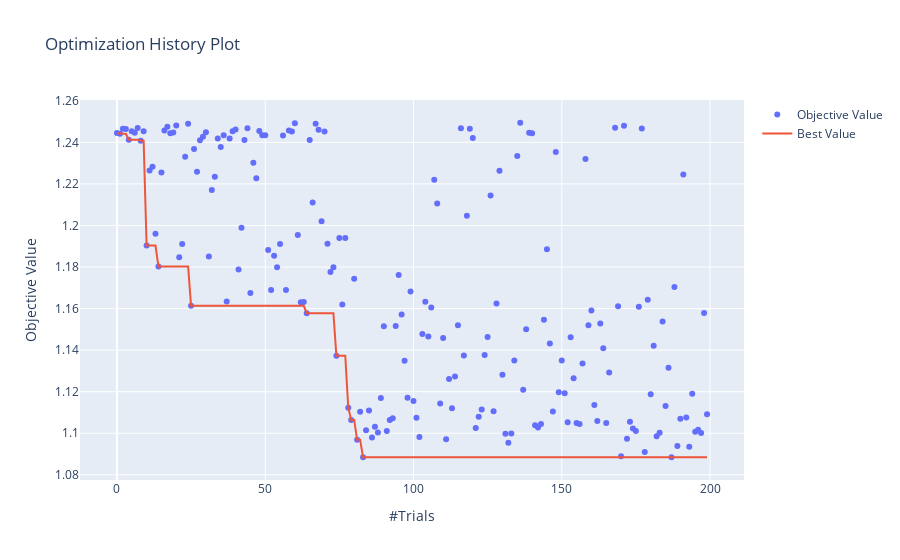
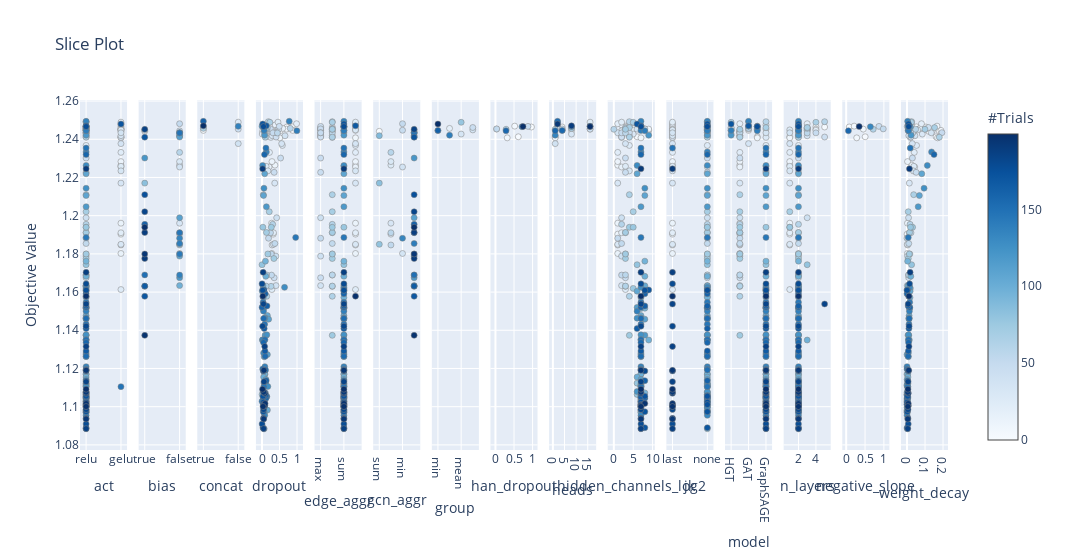
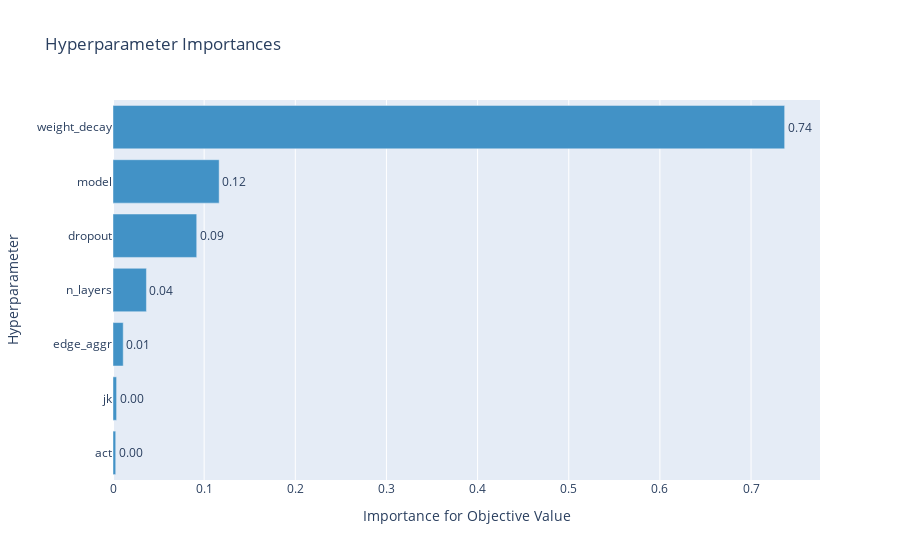
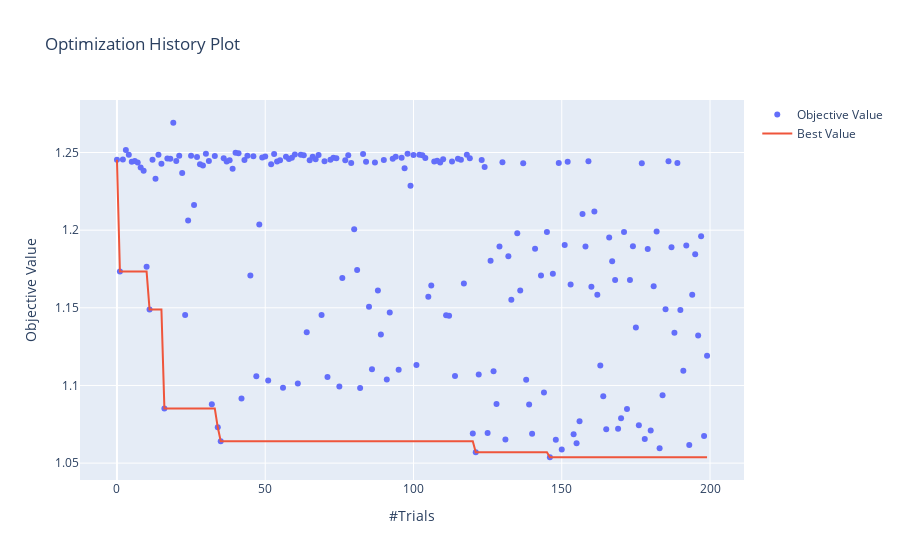

The cell these charts' notebook holds for them, in order:
### Code cell
for study in (
    optuna.load_study(study_name=study_name, storage="sqlite:///data/optuna.db")
    for study_name in study_names
):
    print(study.study_name)
    # Plot the results.
    mean_top_10_loss = study.trials_dataframe()["value"].sort_values().head(10).mean()
    print("Mean of top 10 best loss:", mean_top_10_loss)
    optuna.visualization.plot_optimization_history(study).show()
    # optuna.visualization.plot_contour(study).show()
    optuna.visualization.plot_slice(study).show()
    optuna.visualization.plot_param_importances(study).show()
    print()
    print()

### Figure 1 — Plotly figure (JSON) as saved in the notebook; plotly's stock layout.template omitted (floating-point values rounded to 4 significant figures; data arrays with more than 128 entries replaced by an {"elided": "..."} marker saying what was removed)
{"data": [{"mode": "markers", "name": "Objective Value", "type": "scatter", "x": {"elided": "199 int values"}, "y": {"elided": "199 float values"}}, {"name": "Best Value", "type": "scatter", "x": {"elided": "199 int values"}, "y": {"elided": "199 float values"}}], "layout": {"title": {"text": "Optimization History Plot"}, "xaxis": {"title": {"text": "#Trials"}}, "yaxis": {"title": {"text": "Objective Value"}}}}

### Figure 2 — Plotly figure (JSON) as saved in the notebook; plotly's stock layout.template omitted (floating-point values rounded to 4 significant figures; data arrays with more than 128 entries replaced by an {"elided": "..."} marker saying what was removed)
{"data": [{"marker": {"color": {"elided": "199 int values"}, "colorbar": {"title": {"text": "#Trials"}, "x": 1, "xpad": 40}, "colorscale": [[0, "rgb(247,251,255)"], [0.125, "rgb(222,235,247)"], [0.25, "rgb(198,219,239)"], [0.375, "rgb(158,202,225)"], [0.5, "rgb(107,174,214)"], [0.625, "rgb(66,146,198)"], [0.75, "rgb(33,113,181)"], [0.875, "rgb(8,81,156)"], [1, "rgb(8,48,107)"]], "line": {"color": "Grey", "width": 0.5}, "showscale": true}, "mode": "markers", "showlegend": false, "type": "scatter", "x": {"elided": "199 str values"}, "xaxis": "x", "y": {"elided": "199 float values"}, "yaxis": "y"}, {"marker": {"color": [1, 10, 11, 12, 13, 14, 15, 18, 19, 20, 21, 22, 23, 31, 32, 34, 37, 38, 41, 42, 43, 45, 46, 49, 50, 51, 52, 53, 54, 55, 56, 57, 61, 62, 63, 64, 65, 66, 69, 70, 71, 72, 73, 74, 75], "colorbar": {"title": {"text": "#Trials"}, "x": 1, "xpad": 40}, "colorscale": [[0, "rgb(247,251,255)"], [0.125, "rgb(222,235,247)"], [0.25, "rgb(198,219,239)"], [0.375, "rgb(158,202,225)"], [0.5, "rgb(107,174,214)"], [0.625, "rgb(66,146,198)"], [0.75, "rgb(33,113,181)"], [0.875, "rgb(8,81,156)"], [1, "rgb(8,48,107)"]], "line": {"color": "Grey", "width": 0.5}, "showscale": false}, "mode": "markers", "showlegend": false, "type": "scatter", "x": [true, false, false, false, false, false, false, false, true, false, false, false, false, false, true, false, false, false, false, false, false, false, true, false, false, false, false, false, false, false, false, true, true, true, true, true, true, true, true, true, true, true, true, true, true], "xaxis": "x2", "y": [1.244, 1.19, 1.226, 1.228, 1.196, 1.18, 1.225, 1.244, 1.245, 1.248, 1.185, 1.191, 1.233, 1.185, 1.217, 1.242, 1.163, 1.242, 1.179, 1.199, 1.241, 1.167, 1.23, 1.243, 1.243, 1.188, 1.169, 1.185, 1.18, 1.191, 1.243, 1.169, 1.195, 1.163, 1.163, 1.158, 1.241, 1.211, 1.202, 1.245, 1.191, 1.178, 1.18, 1.137, 1.194], "yaxis": "y2"}, {"marker": {"color": [2, 6, 24, 35, 39, 58, 116, 136, 168], "colorbar": {"title": {"text": "#Trials"}, "x": 1, "xpad": 40}, "colorscale": [[0, "rgb(247,251,255)"], [0.125, "rgb(222,235,247)"], [0.25, "rgb(198,219,239)"], [0.375, "rgb(158,202,225)"], [0.5, "rgb(107,174,214)"], [0.625, "rgb(66,146,198)"], [0.75, "rgb(33,113,181)"], [0.875, "rgb(8,81,156)"], [1, "rgb(8,48,107)"]], "line": {"color": "Grey", "width": 0.5}, "showscale": false}, "mode": "markers", "showlegend": false, "type": "scatter", "x": [true, true, false, false, false, true, false, true, true], "xaxis": "x3", "y": [1.246, 1.245, 1.249, 1.238, 1.245, 1.246, 1.247, 1.249, 1.247], "yaxis": "y3"}, {"marker": {"color": {"elided": "199 int values"}, "colorbar": {"title": {"text": "#Trials"}, "x": 1, "xpad": 40}, "colorscale": [[0, "rgb(247,251,255)"], [0.125, "rgb(222,235,247)"], [0.25, "rgb(198,219,239)"], [0.375, "rgb(158,202,225)"], [0.5, "rgb(107,174,214)"], [0.625, "rgb(66,146,198)"], [0.75, "rgb(33,113,181)"], [0.875, "rgb(8,81,156)"], [1, "rgb(8,48,107)"]], "line": {"color": "Grey", "width": 0.5}, "showscale": false}, "mode": "markers", "showlegend": false, "type": "scatter", "x": {"elided": "199 float values"}, "xaxis": "x4", "y": {"elided": "199 float values"}, "yaxis": "y4"}, {"marker": {"color": {"elided": "199 int values"}, "colorbar": {"title": {"text": "#Trials"}, "x": 1, "xpad": 40}, "colorscale": [[0, "rgb(247,251,255)"], [0.125, "rgb(222,235,247)"], [0.25, "rgb(198,219,239)"], [0.375, "rgb(158,202,225)"], [0.5, "rgb(107,174,214)"], [0.625, "rgb(66,146,198)"], [0.75, "rgb(33,113,181)"], [0.875, "rgb(8,81,156)"], [1, "rgb(8,48,107)"]], "line": {"color": "Grey", "width": 0.5}, "showscale": false}, "mode": "markers", "showlegend": false, "type": "scatter", "x": {"elided": "199 str values"}, "xaxis": "x5", "y": {"elided": "199 float values"}, "yaxis": "y5"}, {"marker": {"color": [1, 10, 11, 12, 13, 14, 15, 18, 19, 20, 21, 22, 23, 31, 32, 34, 37, 38, 41, 42, 43, 45, 46, 49, 50, 51, 52, 53, 54, 55, 56, 57, 61, 62, 63, 64, 65, 66, 69, 70, 71, 72, 73, 74, 75], "colorbar": {"title": {"text": "#Trials"}, "x": 1, "xpad": 40}, "colorscale": [[0, "rgb(247,251,255)"], [0.125, "rgb(222,235,247)"], [0.25, "rgb(198,219,239)"], [0.375, "rgb(158,202,225)"], [0.5, "rgb(107,174,214)"], [0.625, "rgb(66,146,198)"], [0.75, "rgb(33,113,181)"], [0.875, "rgb(8,81,156)"], [1, "rgb(8,48,107)"]], "line": {"color": "Grey", "width": 0.5}, "showscale": false}, "mode": "markers", "showlegend": false, "type": "scatter", "x": ["sum", "max", "max", "max", "max", "min", "min", "mean", "min", "min", "max", "max", "max", "sum", "sum", "sum", "mean", "mean", "mean", "mean", "mean", "mean", "mean", "mean", "mean", "min", "mean", "mean", "mean", "mean", "mean", "mean", "mean", "mean", "mean", "mean", "mean", "mean", "mean", "mean", "mean", "mean", "mean", "mean", "mean"], "xaxis": "x6", "y": [1.244, 1.19, 1.226, 1.228, 1.196, 1.18, 1.225, 1.244, 1.245, 1.248, 1.185, 1.191, 1.233, 1.185, 1.217, 1.242, 1.163, 1.242, 1.179, 1.199, 1.241, 1.167, 1.23, 1.243, 1.243, 1.188, 1.169, 1.185, 1.18, 1.191, 1.243, 1.169, 1.195, 1.163, 1.163, 1.158, 1.241, 1.211, 1.202, 1.245, 1.191, 1.178, 1.18, 1.137, 1.194], "yaxis": "y6"}, {"marker": {"color": [0, 16, 29, 30, 40, 67, 120, 139, 171], "colorbar": {"title": {"text": "#Trials"}, "x": 1, "xpad": 40}, "colorscale": [[0, "rgb(247,251,255)"], [0.125, "rgb(222,235,247)"], [0.25, "rgb(198,219,239)"], [0.375, "rgb(158,202,225)"], [0.5, "rgb(107,174,214)"], [0.625, "rgb(66,146,198)"], [0.75, "rgb(33,113,181)"], [0.875, "rgb(8,81,156)"], [1, "rgb(8,48,107)"]], "line": {"color": "Grey", "width": 0.5}, "showscale": false}, "mode": "markers", "showlegend": false, "type": "scatter", "x": ["min", "sum", "mean", "max", "max", "mean", "sum", "min", "min"], "xaxis": "x7", "y": [1.244, 1.246, 1.243, 1.245, 1.246, 1.249, 1.242, 1.245, 1.248], "yaxis": "y7"}, {"marker": {"color": [3, 4, 7, 8, 9, 44, 48, 59, 119, 140, 177], "colorbar": {"title": {"text": "#Trials"}, "x": 1, "xpad": 40}, "colorscale": [[0, "rgb(247,251,255)"], [0.125, "rgb(222,235,247)"], [0.25, "rgb(198,219,239)"], [0.375, "rgb(158,202,225)"], [0.5, "rgb(107,174,214)"], [0.625, "rgb(66,146,198)"], [0.75, "rgb(33,113,181)"], [0.875, "rgb(8,81,156)"], [1, "rgb(8,48,107)"]], "line": {"color": "Grey", "width": 0.5}, "showscale": false}, "mode": "markers", "showlegend": false, "type": "scatter", "x": [0.9684, 0.6149, 0.5181, 0.317, 0.03024, 0.8757, 0.03226, 0.2867, 0.7135, 0.2843, 0.7413], "xaxis": "x8", "y": [1.246, 1.241, 1.247, 1.241, 1.245, 1.247, 1.245, 1.245, 1.247, 1.244, 1.247], "yaxis": "y8"}, {"marker": {"color": [0, 2, 3, 4, 6, 7, 8, 9, 16, 24, 29, 30, 35, 39, 40, 44, 48, 58, 59, 67, 116, 119, 120, 136, 139, 140, 168, 171, 177], "colorbar": {"title": {"text": "#Trials"}, "x": 1, "xpad": 40}, "colorscale": [[0, "rgb(247,251,255)"], [0.125, "rgb(222,235,247)"], [0.25, "rgb(198,219,239)"], [0.375, "rgb(158,202,225)"], [0.5, "rgb(107,174,214)"], [0.625, "rgb(66,146,198)"], [0.75, "rgb(33,113,181)"], [0.875, "rgb(8,81,156)"], [1, "rgb(8,48,107)"]], "line": {"color": "Grey", "width": 0.5}, "showscale": false}, "mode": "markers", "showlegend": false, "type": "scatter", "x": [8, 2, 4, 1, 4, 2, 1, 16, 8, 16, 8, 4, 1, 16, 2, 16, 4, 8, 1, 2, 16, 8, 1, 2, 4, 1, 8, 2, 16], "xaxis": "x9", "y": [1.244, 1.246, 1.246, 1.241, 1.245, 1.247, 1.241, 1.245, 1.246, 1.249, 1.243, 1.245, 1.238, 1.245, 1.246, 1.247, 1.245, 1.246, 1.245, 1.249, 1.247, 1.247, 1.242, 1.249, 1.245, 1.244, 1.247, 1.248, 1.247], "yaxis": "y9"}, {"marker": {"color": {"elided": "199 int values"}, "colorbar": {"title": {"text": "#Trials"}, "x": 1, "xpad": 40}, "colorscale": [[0, "rgb(247,251,255)"], [0.125, "rgb(222,235,247)"], [0.25, "rgb(198,219,239)"], [0.375, "rgb(158,202,225)"], [0.5, "rgb(107,174,214)"], [0.625, "rgb(66,146,198)"], [0.75, "rgb(33,113,181)"], [0.875, "rgb(8,81,156)"], [1, "rgb(8,48,107)"]], "line": {"color": "Grey", "width": 0.5}, "showscale": false}, "mode": "markers", "showlegend": false, "type": "scatter", "x": {"elided": "199 int values"}, "xaxis": "x10", "y": {"elided": "199 float values"}, "yaxis": "y10"}, {"marker": {"color": {"elided": "199 int values"}, "colorbar": {"title": {"text": "#Trials"}, "x": 1, "xpad": 40}, "colorscale": [[0, "rgb(247,251,255)"], [0.125, "rgb(222,235,247)"], [0.25, "rgb(198,219,239)"], [0.375, "rgb(158,202,225)"], [0.5, "rgb(107,174,214)"], [0.625, "rgb(66,146,198)"], [0.75, "rgb(33,113,181)"], [0.875, "rgb(8,81,156)"], [1, "rgb(8,48,107)"]], "line": {"color": "Grey", "width": 0.5}, "showscale": false}, "mode": "markers", "showlegend": false, "type": "scatter", "x": {"elided": "199 str values"}, "xaxis": "x11", "y": {"elided": "199 float values"}, "yaxis": "y11"}, {"marker": {"color": {"elided": "199 int values"}, "colorbar": {"title": {"text": "#Trials"}, "x": 1, "xpad": 40}, "colorscale": [[0, "rgb(247,251,255)"], [0.125, "rgb(222,235,247)"], [0.25, "rgb(198,219,239)"], [0.375, "rgb(158,202,225)"], [0.5, "rgb(107,174,214)"], [0.625, "rgb(66,146,198)"], [0.75, "rgb(33,113,181)"], [0.875, "rgb(8,81,156)"], [1, "rgb(8,48,107)"]], "line": {"color": "Grey", "width": 0.5}, "showscale": false}, "mode": "markers", "showlegend": false, "type": "scatter", "x": {"elided": "199 str values"}, "xaxis": "x12", "y": {"elided": "199 float values"}, "yaxis": "y12"}, {"marker": {"color": {"elided": "199 int values"}, "colorbar": {"title": {"text": "#Trials"}, "x": 1, "xpad": 40}, "colorscale": [[0, "rgb(247,251,255)"], [0.125, "rgb(222,235,247)"], [0.25, "rgb(198,219,239)"], [0.375, "rgb(158,202,225)"], [0.5, "rgb(107,174,214)"], [0.625, "rgb(66,146,198)"], [0.75, "rgb(33,113,181)"], [0.875, "rgb(8,81,156)"], [1, "rgb(8,48,107)"]], "line": {"color": "Grey", "width": 0.5}, "showscale": false}, "mode": "markers", "showlegend": false, "type": "scatter", "x": {"elided": "199 int values"}, "xaxis": "x13", "y": {"elided": "199 float values"}, "yaxis": "y13"}, {"marker": {"color": [3, 4, 7, 8, 9, 44, 48, 59, 119, 140, 177], "colorbar": {"title": {"text": "#Trials"}, "x": 1, "xpad": 40}, "colorscale": [[0, "rgb(247,251,255)"], [0.125, "rgb(222,235,247)"], [0.25, "rgb(198,219,239)"], [0.375, "rgb(158,202,225)"], [0.5, "rgb(107,174,214)"], [0.625, "rgb(66,146,198)"], [0.75, "rgb(33,113,181)"], [0.875, "rgb(8,81,156)"], [1, "rgb(8,48,107)"]], "line": {"color": "Grey", "width": 0.5}, "showscale": false}, "mode": "markers", "showlegend": false, "type": "scatter", "x": [0.08015, 0.5031, 0.2112, 0.2786, 0.4533, 0.8692, 0.983, 0.7155, 0.6412, 0.05841, 0.3447], "xaxis": "x14", "y": [1.246, 1.241, 1.247, 1.241, 1.245, 1.247, 1.245, 1.245, 1.247, 1.244, 1.247], "yaxis": "y14"}, {"marker": {"color": {"elided": "199 int values"}, "colorbar": {"title": {"text": "#Trials"}, "x": 1, "xpad": 40}, "colorscale": [[0, "rgb(247,251,255)"], [0.125, "rgb(222,235,247)"], [0.25, "rgb(198,219,239)"], [0.375, "rgb(158,202,225)"], [0.5, "rgb(107,174,214)"], [0.625, "rgb(66,146,198)"], [0.75, "rgb(33,113,181)"], [0.875, "rgb(8,81,156)"], [1, "rgb(8,48,107)"]], "line": {"color": "Grey", "width": 0.5}, "showscale": false}, "mode": "markers", "showlegend": false, "type": "scatter", "x": {"elided": "199 float values"}, "xaxis": "x15", "y": {"elided": "199 float values"}, "yaxis": "y15"}], "layout": {"title": {"text": "Slice Plot"}, "width": 4500, "xaxis": {"anchor": "y", "domain": [0, 0.05422], "title": {"text": "act"}}, "xaxis10": {"anchor": "y10", "domain": [0.608, 0.6622], "title": {"text": "hidden_channels_log2"}}, "xaxis11": {"anchor": "y11", "domain": [0.6756, 0.7298], "title": {"text": "jk"}}, "xaxis12": {"anchor": "y12", "domain": [0.7431, 0.7973], "title": {"text": "model"}}, "xaxis13": {"anchor": "y13", "domain": [0.8107, 0.8649], "title": {"text": "n_layers"}}, "xaxis14": {"anchor": "y14", "domain": [0.8782, 0.9324], "title": {"text": "negative_slope"}}, "xaxis15": {"anchor": "y15", "domain": [0.9458, 1.0], "title": {"text": "weight_decay"}}, "xaxis2": {"anchor": "y2", "domain": [0.06756, 0.1218], "title": {"text": "bias"}}, "xaxis3": {"anchor": "y3", "domain": [0.1351, 0.1893], "title": {"text": "concat"}}, "xaxis4": {"anchor": "y4", "domain": [0.2027, 0.2569], "title": {"text": "dropout"}}, "xaxis5": {"anchor": "y5", "domain": [0.2702, 0.3244], "title": {"text": "edge_aggr"}}, "xaxis6": {"anchor": "y6", "domain": [0.3378, 0.392], "title": {"text": "gcn_aggr"}}, "xaxis7": {"anchor": "y7", "domain": [0.4053, 0.4596], "title": {"text": "group"}}, "xaxis8": {"anchor": "y8", "domain": [0.4729, 0.5271], "title": {"text": "han_dropout"}}, "xaxis9": {"anchor": "y9", "domain": [0.5404, 0.5947], "title": {"text": "heads"}}, "yaxis": {"anchor": "x", "domain": [0, 1], "title": {"text": "Objective Value"}}, "yaxis10": {"anchor": "x10", "domain": [0, 1], "matches": "y", "showticklabels": false}, "yaxis11": {"anchor": "x11", "domain": [0, 1], "matches": "y", "showticklabels": false}, "yaxis12": {"anchor": "x12", "domain": [0, 1], "matches": "y", "showticklabels": false}, "yaxis13": {"anchor": "x13", "domain": [0, 1], "matches": "y", "showticklabels": false}, "yaxis14": {"anchor": "x14", "domain": [0, 1], "matches": "y", "showticklabels": false}, "yaxis15": {"anchor": "x15", "domain": [0, 1], "matches": "y", "showticklabels": false}, "yaxis2": {"anchor": "x2", "domain": [0, 1], "matches": "y", "showticklabels": false}, "yaxis3": {"anchor": "x3", "domain": [0, 1], "matches": "y", "showticklabels": false}, "yaxis4": {"anchor": "x4", "domain": [0, 1], "matches": "y", "showticklabels": false}, "yaxis5": {"anchor": "x5", "domain": [0, 1], "matches": "y", "showticklabels": false}, "yaxis6": {"anchor": "x6", "domain": [0, 1], "matches": "y", "showticklabels": false}, "yaxis7": {"anchor": "x7", "domain": [0, 1], "matches": "y", "showticklabels": false}, "yaxis8": {"anchor": "x8", "domain": [0, 1], "matches": "y", "showticklabels": false}, "yaxis9": {"anchor": "x9", "domain": [0, 1], "matches": "y", "showticklabels": false}}}

### Figure 3 — Plotly figure (JSON) as saved in the notebook; plotly's stock layout.template omitted (floating-point values rounded to 4 significant figures)
{"data": [{"cliponaxis": false, "hovertemplate": ["act (CategoricalDistribution): 0.0029864693826071537<extra></extra>", "jk (CategoricalDistribution): 0.003935117557569045<extra></extra>", "edge_aggr (CategoricalDistribution): 0.011224817286253543<extra></extra>", "n_layers (IntUniformDistribution): 0.03667623096768193<extra></extra>", "dropout (UniformDistribution): 0.09184993780008116<extra></extra>", "model (CategoricalDistribution): 0.11647047095224597<extra></extra>", "weight_decay (UniformDistribution): 0.736856956053561<extra></extra>"], "marker": {"color": "rgb(66,146,198)"}, "orientation": "h", "text": ["0.0029864693826071537", "0.003935117557569045", "0.011224817286253543", "0.03667623096768193", "0.09184993780008116", "0.11647047095224597", "0.736856956053561"], "textposition": "outside", "texttemplate": "%{text:.2f}", "type": "bar", "x": [0.002986, 0.003935, 0.01122, 0.03668, 0.09185, 0.1165, 0.7369], "y": ["act", "jk", "edge_aggr", "n_layers", "dropout", "model", "weight_decay"]}], "layout": {"showlegend": false, "title": {"text": "Hyperparameter Importances"}, "xaxis": {"title": {"text": "Importance for Objective Value"}}, "yaxis": {"title": {"text": "Hyperparameter"}}}}

### Figure 4 — Plotly figure (JSON) as saved in the notebook; plotly's stock layout.template omitted (floating-point values rounded to 4 significant figures; data arrays with more than 128 entries replaced by an {"elided": "..."} marker saying what was removed)
{"data": [{"mode": "markers", "name": "Objective Value", "type": "scatter", "x": {"elided": "198 int values"}, "y": {"elided": "198 float values"}}, {"name": "Best Value", "type": "scatter", "x": {"elided": "198 int values"}, "y": {"elided": "198 float values"}}], "layout": {"title": {"text": "Optimization History Plot"}, "xaxis": {"title": {"text": "#Trials"}}, "yaxis": {"title": {"text": "Objective Value"}}}}
